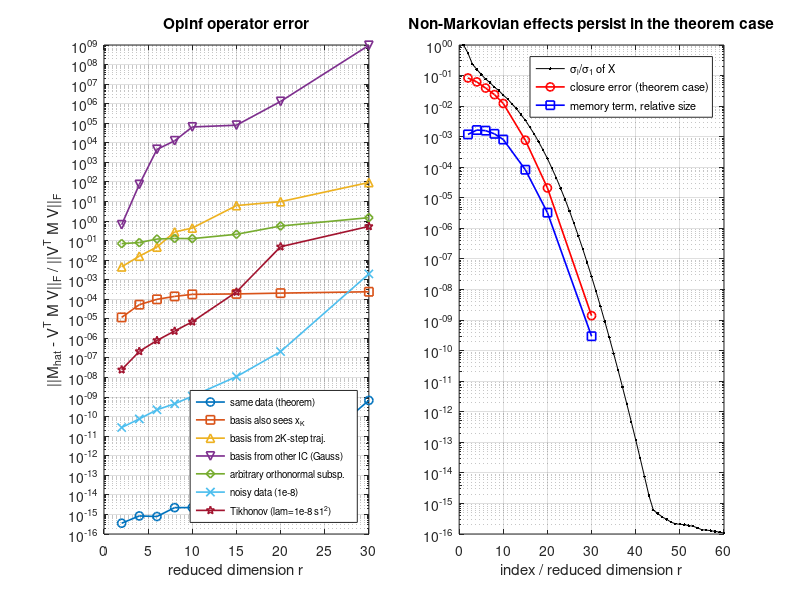

Here is the MATLAB script that generated this plot:
% advdiff_opinf_experiment.m
%
% Numerical check of the exact-recovery theorem for operator inference (OpInf).
%
% Full model: 1D advection-diffusion  u_t + c u_x = nu u_xx  on the periodic unit
% interval, central finite differences in space, FORWARD EULER in time:
%
%     x_{k+1} = M x_k,   M = I + dt*A.
%
% Initial condition: square pulse (discontinuous, i.e. non-smooth).
%
% Theorem: if the POD basis V is computed from the same noise-free snapshot matrix
% X = [x_0,...,x_{K-1}] that is used as regression input, then unregularized OpInf
%     min_Mt || Mt*U - Up ||_F,   U = V'*X,  Up = V'*X_+
% returns exactly  Mhat = V'*M*V  (the intrinsic Galerkin operator).
%
% Control cases break one assumption each and should NOT recover V'*M*V.
%
% Runs in MATLAB and in GNU Octave (no local functions are used).

clear; close all; clc;
EPS = eps;

%% ------------------------------------------------------------ full model
N  = 256;
h  = 1/N;
c  = 1.0;  nu = 1e-3;
dt = 5e-4;                 % forward Euler: c^2*dt <= 2*nu and nu*dt/h^2 <= 1/2 hold
K  = 400;                  % number of time steps (T = 0.2)
xg = (0:N-1)'*h;

I  = eye(N);
Sp = circshift(I, -1, 2);  % (Sp*u)_i = u_{i+1}  (periodic)
Sm = circshift(I,  1, 2);  % (Sm*u)_i = u_{i-1}  (periodic)
A  = -c*(Sp - Sm)/(2*h) + nu*(Sp - 2*I + Sm)/h^2;
M  = I + dt*A;             % forward Euler map

assert(max(abs(eig(M))) <= 1 + 1e-12, 'forward Euler map is unstable');

x0  = double(xg >= 0.2 & xg < 0.4);        % square pulse
x0g = exp(-((xg - 0.7)/0.05).^2);          % smooth IC, used for one control case

% trajectories: pulse (K steps), pulse (2K steps), Gaussian (K steps); columns x_0,...,x_nsteps
ics = {x0, x0, x0g};
ns  = [K, 2*K, K];
trajs = cell(1,3);
for j = 1:3
    Z = zeros(N, ns(j)+1);
    Z(:,1) = ics{j};
    for k = 1:ns(j)
        Z(:,k+1) = M*Z(:,k);
    end
    trajs{j} = Z;
end
Xall = trajs{1};                           % x_0 ... x_K
X    = Xall(:,1:end-1);                    % regression input  x_0..x_{K-1}
Xp   = Xall(:,2:end);                      % regression output x_1..x_K

%% ------------------------------------------------------------ helpers
opinf0 = @(U,Up)     (U'\Up')';                                        % unregularized least squares
opinfR = @(U,Up,lam) ((U*U' + lam*eye(size(U,1))) \ (U*Up'))';         % Tikhonov
relerr = @(Mh,G)     norm(Mh - G,'fro')/norm(G,'fro');

%% ------------------------------------------------------------ bases / data for each case
rng(0);
noise = 1e-8;
Xall_noisy = Xall + noise*randn(size(Xall));
Xn  = Xall_noisy(:,1:end-1);
Xpn = Xall_noisy(:,2:end);

[Phi_same ,~,~] = svd(X,'econ');                              % THEOREM: basis from regression input
[Phi_withK,~,~] = svd(Xall,'econ');                           % basis also sees x_K
[Phi_long ,~,~] = svd(trajs{2}(:,1:end-1),'econ');            % basis from a longer trajectory
[Phi_other,~,~] = svd(trajs{3}(:,1:end-1),'econ');            % basis from a different initial condition
[Phi_rand ,~]   = qr(randn(N,60),0);                          % arbitrary orthonormal subspace
[Phi_noisy,~,~] = svd(Xn,'econ');                             % noisy data, basis from the same noisy data

sigma = svd(X);
lam   = 1e-8*sigma(1)^2;

names = {'same data (theorem)', 'basis also sees x_K', 'basis from 2K-step traj.', ...
         'basis from other IC (Gauss)', 'arbitrary orthonormal subsp.', ...
         'noisy data (1e-8)', 'Tikhonov (lam=1e-8 s1^2)'};
Phis = {Phi_same, Phi_withK, Phi_long, Phi_other, Phi_rand, Phi_noisy, Phi_same};
Xin  = {X,  X,  X,  X,  X,  Xn,  X};
Xout = {Xp, Xp, Xp, Xp, Xp, Xpn, Xp};
lams = [0, 0, 0, 0, 0, 0, lam];

r_list = [2 4 6 8 10 15 20 30];
nr = numel(r_list);  nc = numel(names);
err = zeros(nr, nc);
for i = 1:nr
    r = r_list(i);
    for j = 1:nc
        V = Phis{j}(:,1:r);
        U = V'*Xin{j};  Up = V'*Xout{j};
        if lams(j) == 0
            Mhat = opinf0(U, Up);
        else
            Mhat = opinfR(U, Up, lams(j));
        end
        err(i,j) = relerr(Mhat, V'*M*V);
    end
end

%% ------------------------------------------------------------ extra diagnostics for the theorem case
orth = zeros(nr,1); closure = zeros(nr,1); memory = zeros(nr,1); cond_u = zeros(nr,1); ident = zeros(nr,1);
for i = 1:nr
    r = r_list(i);
    V = Phi_same(:,1:r);
    U = V'*X;  Up = V'*Xp;
    G = V'*M*V;
    % key step of the proof: W*U' = (X - V*U)*U' = 0
    orth(i) = norm((X - V*U)*U','fro') / (norm(X,'fro')*norm(U,'fro'));
    % closure error: projected trajectory vs. trajectory of the intrinsic reduced model
    Xt = zeros(r, K);
    Xt(:,1) = V'*x0;
    for k = 1:K-1
        Xt(:,k+1) = G*Xt(:,k);
    end
    closure(i) = norm(U - Xt,'fro')/norm(U,'fro');
    % size of the memory/orthogonal contribution V'*M*Vperp*W = Up - G*U
    memory(i) = norm(Up - G*U,'fro')/norm(Up,'fro');
    cond_u(i) = sigma(1)/sigma(r);
end

% identity Mhat - G = (Up - G*U)*U'*(U*U')^{-1}, checked for the arbitrary-subspace case
for i = 1:nr
    r = r_list(i);
    V = Phi_rand(:,1:r);
    U = V'*X;  Up = V'*Xp;
    G = V'*M*V;
    Mhat = opinf0(U, Up);
    pol  = (Up - G*U)*pinv(U);              % = (Up - G*U)*U'*(U*U')^{-1}, without squaring cond(U)
    ident(i) = norm((Mhat - G) - pol,'fro') / max(norm(Mhat - G,'fro'), 1e-300);
end

%% ------------------------------------------------------------ report
fprintf('N=%d, K=%d, dt=%g, c=%g, nu=%g, noise=%g, numerical rank of X (tol 1e-14*s1): %d\n', ...
        N, K, dt, c, nu, noise, sum(sigma > 1e-14*sigma(1)));

fprintf('\nRelative error ||Mhat - V''MV||_F / ||V''MV||_F\n');
fprintf('%3s', 'r');
for j = 1:nc, fprintf(' %29s', names{j}); end
fprintf('\n');
for i = 1:nr
    fprintf('%3d', r_list(i));
    for j = 1:nc, fprintf(' %29.3e', err(i,j)); end
    fprintf('\n');
end

fprintf('\nDiagnostics for the theorem case (basis from X)\n');
fprintf('%3s %14s %14s %14s %14s\n', 'r', '||WU''|| rel', 'cond(U)*eps', 'closure err', 'memory term');
for i = 1:nr
    fprintf('%3d %14.3e %14.3e %14.3e %14.3e\n', r_list(i), orth(i), cond_u(i)*EPS, closure(i), memory(i));
end

fprintf('\nIdentity Mhat - G = (Up - G U) U'' (U U'')^-1 (arbitrary subspace), relative discrepancy:\n  ');
for i = 1:nr, fprintf('r=%d: %.1e', r_list(i), ident(i)); if i < nr, fprintf(', '); end, end
fprintf('\n');

%% ------------------------------------------------------------ figure
figure('Position', [100 100 1300 480]);
subplot(1,2,1);
mk = {'o-','s-','^-','v-','d-','x-','p-'};
for j = 1:nc
    semilogy(r_list, max(err(:,j), 1e-17), mk{j}, 'LineWidth', 1.2); hold on;
end
grid on; xlabel('reduced dimension r');
ylabel('||M_{hat} - V^T M V||_F / ||V^T M V||_F');
title('OpInf operator error');
legend(names, 'Location', 'southeast', 'FontSize', 7);

subplot(1,2,2);
semilogy(1:60, sigma(1:60)/sigma(1), 'k.-'); hold on;
semilogy(r_list, closure, 'ro-', 'LineWidth', 1.2);
semilogy(r_list, memory,  'bs-', 'LineWidth', 1.2);
grid on; xlabel('index / reduced dimension r');
title('Non-Markovian effects persist in the theorem case');
legend({'\sigma_i/\sigma_1 of X', 'closure error (theorem case)', 'memory term, relative size'}, 'FontSize', 8);

print(gcf, '-dpng', '-r150', 'advdiff_opinf_experiment_matlab.png');
fprintf('\nsaved advdiff_opinf_experiment_matlab.png\n');
